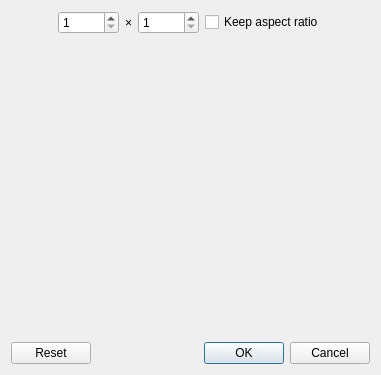
<?xml version="1.0" encoding="UTF-8"?>
<ui version="4.0">
 <class>ResizeDialog</class>
 <widget class="QDialog" name="ResizeDialog">
  <property name="geometry">
   <rect>
    <x>0</x>
    <y>0</y>
    <width>381</width>
    <height>375</height>
   </rect>
  </property>
  <property name="windowTitle">
   <string>Resize Canvas</string>
  </property>
  <layout class="QVBoxLayout" name="verticalLayout">
   <item>
    <layout class="QHBoxLayout" name="horizontalLayout">
     <item>
      <spacer name="horizontalSpacer">
       <property name="orientation">
        <enum>Qt::Horizontal</enum>
       </property>
       <property name="sizeHint" stdset="0">
        <size>
         <width>40</width>
         <height>20</height>
        </size>
       </property>
      </spacer>
     </item>
     <item>
      <widget class="QSpinBox" name="width">
       <property name="minimum">
        <number>1</number>
       </property>
       <property name="maximum">
        <number>32767</number>
       </property>
       <property name="singleStep">
        <number>64</number>
       </property>
      </widget>
     </item>
     <item>
      <widget class="QLabel" name="label_2">
       <property name="text">
        <string notr="true">×</string>
       </property>
       <property name="buddy">
        <cstring>height</cstring>
       </property>
      </widget>
     </item>
     <item>
      <widget class="QSpinBox" name="height">
       <property name="minimum">
        <number>1</number>
       </property>
       <property name="maximum">
        <number>32767</number>
       </property>
       <property name="singleStep">
        <number>64</number>
       </property>
      </widget>
     </item>
     <item>
      <widget class="QCheckBox" name="keepaspect">
       <property name="text">
        <string>Keep aspect ratio</string>
       </property>
      </widget>
     </item>
     <item>
      <spacer name="horizontalSpacer_2">
       <property name="orientation">
        <enum>Qt::Horizontal</enum>
       </property>
       <property name="sizeHint" stdset="0">
        <size>
         <width>40</width>
         <height>20</height>
        </size>
       </property>
      </spacer>
     </item>
    </layout>
   </item>
   <item>
    <widget class="widgets::ResizerWidget" name="resizer">
     <property name="sizePolicy">
      <sizepolicy hsizetype="Expanding" vsizetype="Expanding">
       <horstretch>0</horstretch>
       <verstretch>0</verstretch>
      </sizepolicy>
     </property>
    </widget>
   </item>
   <item>
    <widget class="QDialogButtonBox" name="buttons">
     <property name="orientation">
      <enum>Qt::Horizontal</enum>
     </property>
     <property name="standardButtons">
      <set>QDialogButtonBox::Cancel|QDialogButtonBox::Ok|QDialogButtonBox::Reset</set>
     </property>
    </widget>
   </item>
  </layout>
 </widget>
 <customwidgets>
  <customwidget>
   <class>widgets::ResizerWidget</class>
   <extends>QWidget</extends>
   <header>widgets/resizerwidget.h</header>
  </customwidget>
 </customwidgets>
 <resources/>
 <connections>
  <connection>
   <sender>buttons</sender>
   <signal>accepted()</signal>
   <receiver>ResizeDialog</receiver>
   <slot>accept()</slot>
   <hints>
    <hint type="sourcelabel">
     <x>248</x>
     <y>254</y>
    </hint>
    <hint type="destinationlabel">
     <x>157</x>
     <y>274</y>
    </hint>
   </hints>
  </connection>
  <connection>
   <sender>buttons</sender>
   <signal>rejected()</signal>
   <receiver>ResizeDialog</receiver>
   <slot>reject()</slot>
   <hints>
    <hint type="sourcelabel">
     <x>316</x>
     <y>260</y>
    </hint>
    <hint type="destinationlabel">
     <x>286</x>
     <y>274</y>
    </hint>
   </hints>
  </connection>
 </connections>
</ui>
